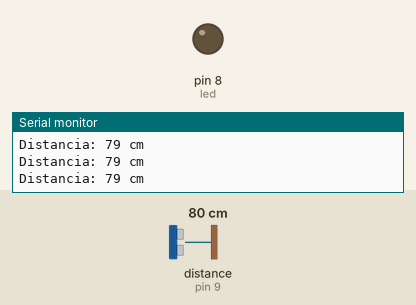
Simulated run of this sketch. Board: Arduino Uno, built with avr-gcc and run on an emulated ATmega328P. Parts: output pins drawn as LEDs (lit = HIGH), the last lines printed to the serial monitor. Wiring (inferred from the names in the program): ultrasonic range finder: trigger pin 10; echo pin 9. The test bench sets the inputs (shaded band); at power-on: distance to the obstacle (sensor on pin 9) 80 cm. The echo pulse lasts 58.3 µs per cm; pins used as bus, display or sensor lines are not drawn.

Above: at 1.2 s.
1.3 s: distance to the obstacle (sensor on pin 9) set to 2 cm
At 2.1 s:
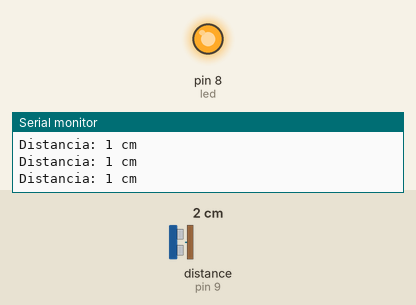
2.8 s: distance to the obstacle (sensor on pin 9) set to 18 cm
At 3.3 s:
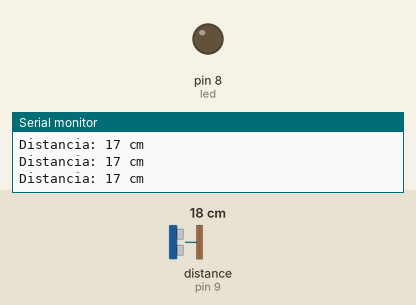
5.8 s: distance to the obstacle (sensor on pin 9) set to 12 cm
At 6.7 s:
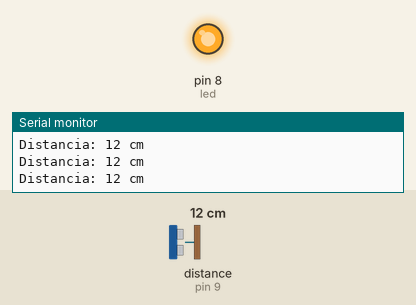
8.8 s: distance to the obstacle (sensor on pin 9) set to 35 cm
At 9.5 s:
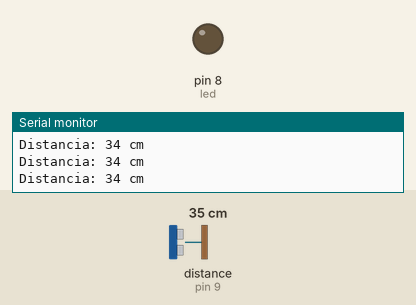
Timing chart, 0 to 11.8 s (numbered marks = the images above; inputs shaded):
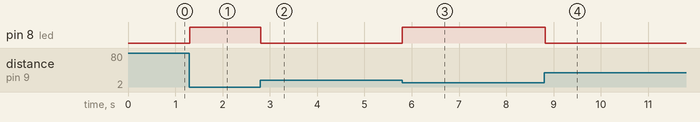

The sketch:

P6A4-Ultrasonico.ino
```cpp
#define echoPin 9
#define trigPin 10
#define led 8

long duracion;
int distancia;

void setup() {
  pinMode(trigPin, OUTPUT);
  pinMode(echoPin, INPUT);
  pinMode(led, OUTPUT);
  Serial.begin(9600);
}

void loop() {
  digitalWrite(trigPin, LOW);
  delayMicroseconds(2);

  digitalWrite(trigPin, HIGH);
  delayMicroseconds(10);
  digitalWrite(trigPin, LOW);

  duracion = pulseIn(echoPin, HIGH);

  distancia = duracion * 0.0343 / 2;

  if(distancia < 15){
    digitalWrite(led, HIGH);
  }else{
    digitalWrite(led, LOW);
  }

  Serial.print("Distancia: ");
  Serial.print(distancia);
  Serial.println(" cm");
}
```

Measured:
- after the input at 1.3 s, pin 8 (led): LOW → HIGH at once
- after the input at 2.8 s, pin 8 (led): HIGH → LOW at once
- after the input at 5.8 s, pin 8 (led): LOW → HIGH at once
- after the input at 8.8 s, pin 8 (led): HIGH → LOW at once
